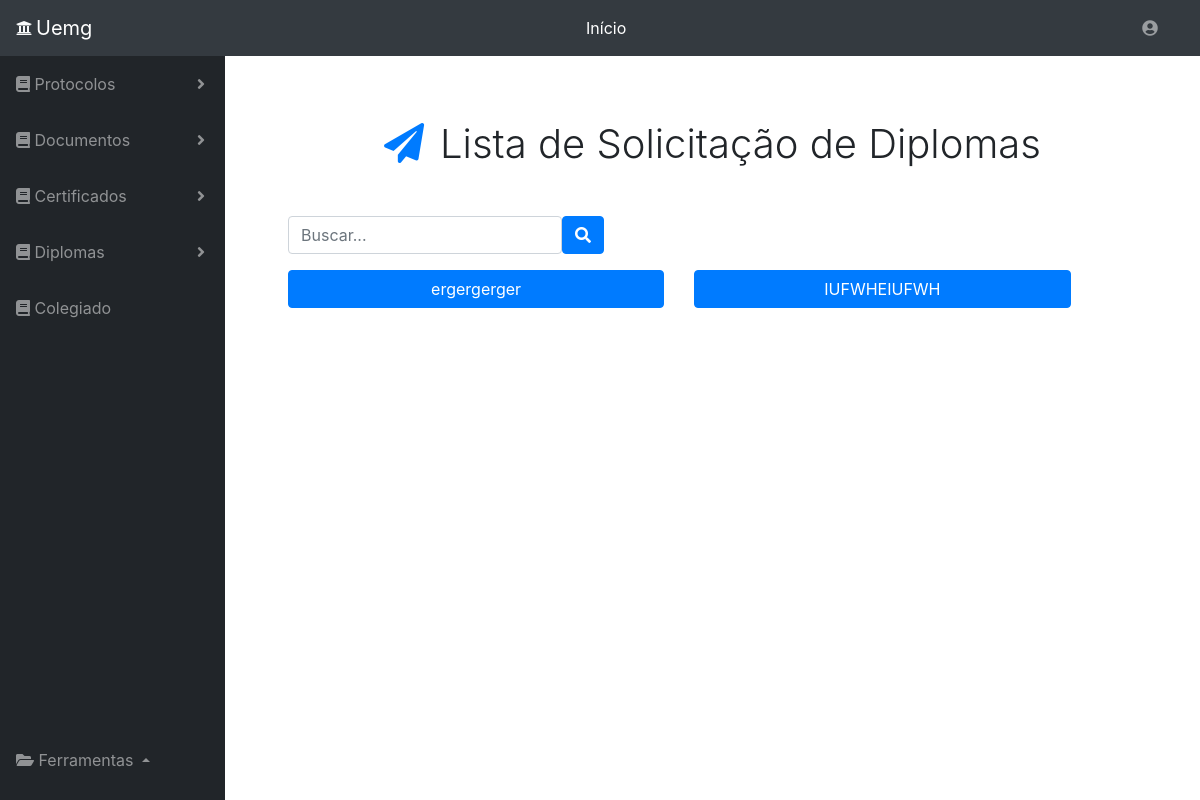
Page /verificadiploma.php on the committed database.
### tables this page shows
CREATE TABLE `solicitacaodiplomas` (
  `numproto` int(11) NOT NULL,
  `datasolicitada` date NOT NULL,
  `atendente` varchar(255) NOT NULL,
  `requerente` varchar(255) NOT NULL,
  `id` int(11) NOT NULL
);

### verificadiploma.php (the view, shortened to what this page needs)
<!DOCTYPE html>
<head>
    <link rel="stylesheet" href="https://stackpath.bootstrapcdn.com/bootstrap/4.1.3/css/bootstrap.min.css">
    <link rel="stylesheet" type="text/css" media="screen" href="menu.css" />
    <link rel="stylesheet" href="https://use.fontawesome.com/releases/v5.5.0/css/all.css">
</head>
<body id="page-top">
    <nav class="navbar navbar-expand navbar-dark bg-dark static-top">
      <i class="fas fa-university text-light mr-1"></i>
      <a class="navbar-brand mr-1" href="menu.php">Uemg</a>
       <form class="d-none d-md-inline-block form-inline ml-auto mr-0 mr-md-3 my-2 my-md-0">
        <ul class="navbar-nav ml-auto ml-md-0">
            <li class="nav-item dropdown no-arrow">
              <a class="nav-link dropdown-toggle text-white" href="menu.php" id="userDropdown" role="button" >
                Início
              </a>
            </li>
        </ul>
       </form>
      <form class="d-none d-md-inline-block form-inline ml-auto mr-0 mr-md-3 my-2 my-md-0">
        <ul class="navbar-nav ml-auto ml-md-0">
          <li class="nav-item dropdown no-arrow">
            <a class="nav-link dropdown-toggle" href="#" id="userDropdown" role="button" data-toggle="dropdown" aria-haspopup="true" aria-expanded="false">
               <i class="fas fa-user-circle fa-fw"></i>
             </a>
         </li>
        </ul>
      </form>
    </nav>
    <div id="wrapper">
     <?php include_once 'side_bar.php';?>
       <div id="content-wrapper">
        <div class="container-fluid">
          <div class="col-12 text-center my-5">
              <h1 style="font-weight: 330;"><i class="fa fa-paper-plane text-primary mr-3" aria-hidden="true" ></i>Lista de Solicitação de Diplomas</h1>
           </div>
           <div class="row">
            <div class="col-12  ">
              <form class="form-inline mb-3 "  >
                  <input class="form-control ml-5" type="search" placeholder="Buscar..." id="buscanome"  onkeyup="buscarDiplomas(this.value)">
                  <button class="btn btn-primary" type="submit"><i class="fas fa-search"></i></button>
              </form>
              <div class = "row" id="resultado">
                <?php
                        $servername = "127.0.0.1";
                        $database = "protocolos";
                        $username = "root";
                        $password = "";
                          $conn = mysqli_connect($servername, $username, $password, $database);
                          $sql = "SELECT * FROM solicitacaodiplomas ORDER BY requerente ASC";
                          $consulta = mysqli_query($conn, $sql);
                          while( $dados = mysqli_fetch_assoc($consulta)){
                              ?>
                              <form method="get" class="col-5">
                                  <button type="submit" class="btn btn-primary ml-5 mb-3" formaction="versolicitacoes.php" style="width: 100%;"><?php echo $dados['requerente']; ?></button>
                              </form>
                        <?php } ?>
                      </div>
                    </div>
              </div>
          </div>
      </div>
  </body>
</html>

### menu.css (style rules this page uses)
body { height: 100%; }
#wrapper { display: -webkit-box; display: -ms-flexbox; display: flex; }
#wrapper #content-wrapper { overflow-x: hidden; width: 100%; padding-top: 1rem; padding-bottom: 80px; }
.navbar-nav .nav-item.dropdown .dropdown-toggle::after { width: 1rem; text-align: center; float: right; vertical-align: 0; border: 0; font-weight: 900; content: '\f105'; font-family: 'Font Awesome 5 Free'; }
.navbar-nav .nav-item.dropdown.no-arrow .dropdown-toggle::after { display: none; }
button { background-color: white; border-style: solid; border-color: white; }

### rows in the picture
solicitacaodiplomas: requerente "ergergerger"
solicitacaodiplomas: requerente "IUFWHEIUFWH"
